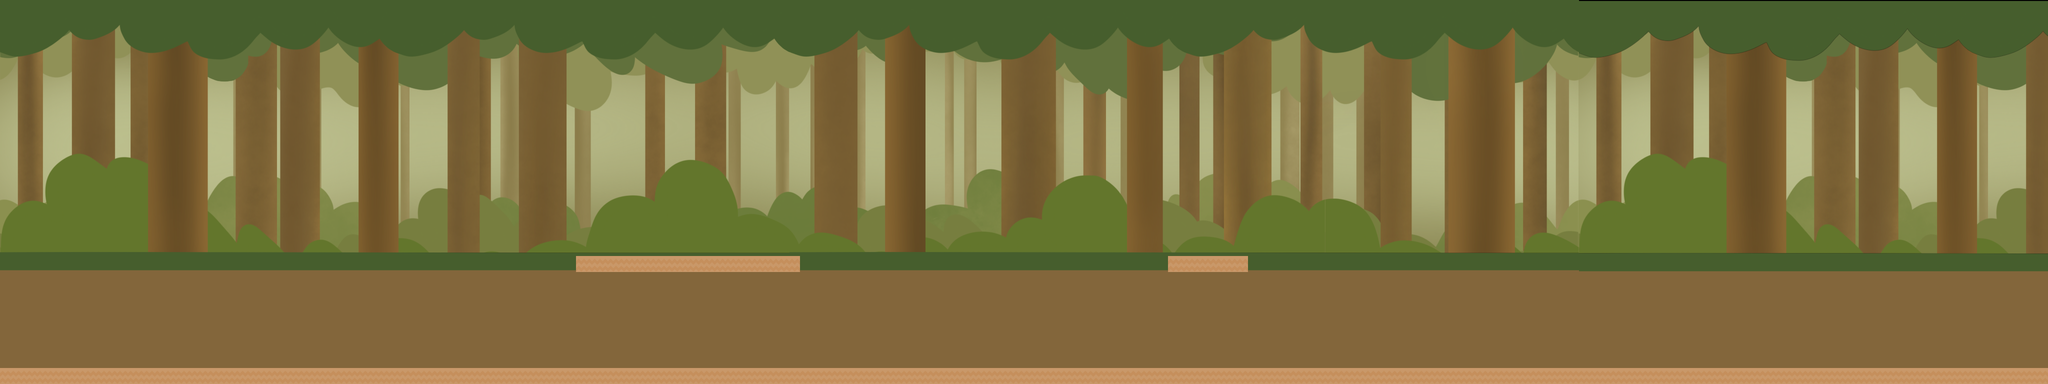

A level layout from a 2D game, rendered from its tile map. Below: a short description, then the map file with tile-grid data replaced by summaries:
An orthogonal 128x24 tile map with 32x32 px tiles, 1 tile layer (Tile Layer 1), 5 image layers and 63 objects (46x Coin, 7x Shooter, 3x Obstacle, 3x Barrier, 2x DoubleJump, ...).

<map version="1.5" tiledversion="1.7.2" orientation="orthogonal" renderorder="right-down" width="128" height="24" tilewidth="32" tileheight="32" infinite="0" nextlayerid="10" nextobjectid="118">
 <tileset firstgid="1" name="basicTiles" tilewidth="32" tileheight="32" tilecount="162" columns="18">
  <image source="basicTiles.png" width="576" height="288" />
 </tileset>
 <imagelayer id="2" name="Image Layer 1" offsetx="0" offsety="5.18528">
  <image source="backgroundForest.png" width="3157" height="768" />
 </imagelayer>
 <imagelayer id="3" name="Image Layer 2" offsetx="3157.83" offsety="5.18528">
  <image source="backgroundForest.png" width="3157" height="768" />
 </imagelayer>
 <imagelayer id="4" name="Image Layer 3">
  <image source="foregroundForest.png" width="1579" height="768" />
 </imagelayer>
 <imagelayer id="5" name="Image Layer 4" offsetx="1579.14" offsety="0.814722">
  <image source="foregroundForest.png" width="1579" height="768" />
 </imagelayer>
 <imagelayer id="6" name="Image Layer 5" offsetx="3158" offsety="2">
  <image source="foregroundForest.png" width="1579" height="768" />
 </imagelayer>
 <layer id="1" name="Tile Layer 1" width="128" height="24">
  <data>[3072 cells, 147 non-empty, 1 distinct tile ids]</data>
 </layer>
 <objectgroup id="7" name="Object Layer 1">
  <object id="50" name="shooter" type="Shooter" x="3140.55" y="226.121" width="176" height="112">
   <properties>
    <property name="shooterName" value="shooterForest" />
    <property name="shooterType" value="1" />
   </properties>
  </object>
  <object id="100" name="portal" type="Portal" x="3924.33" y="6" width="76.6667" height="690.667">
   <properties>
    <property name="nextLevel" value="lab" />
    <property name="portalName" value="portalForest" />
    <property name="portalType" type="int" value="1" />
   </properties>
  </object>
  <object id="104" name="Player" type="Player" x="90.0303" y="536" width="50" height="200" />
  <object id="107" name="shooter" type="Shooter" x="3149.33" y="534.667" width="176" height="112">
   <properties>
    <property name="shooterName" value="shooterForest" />
    <property name="shooterType" value="1" />
   </properties>
  </object>
  <object id="108" name="shooter" type="Shooter" x="3634.67" y="408" width="176" height="112">
   <properties>
    <property name="shooterName" value="shooterForest" />
    <property name="shooterType" value="1" />
   </properties>
  </object>
  <object id="109" name="shooter" type="Shooter" x="3604" y="109.333" width="176" height="112">
   <properties>
    <property name="shooterName" value="shooterForest" />
    <property name="shooterType" value="1" />
   </properties>
  </object>
  <object id="110" name="shooter" type="Shooter" x="598.667" y="341.333" width="176" height="112">
   <properties>
    <property name="shooterName" value="shooterForest" />
    <property name="shooterType" value="1" />
   </properties>
  </object>
  <object id="111" name="shooter" type="Shooter" x="740" y="150.667" width="176" height="112">
   <properties>
    <property name="shooterName" value="shooterForest" />
    <property name="shooterType" value="1" />
   </properties>
  </object>
  <object id="112" name="shooter" type="Shooter" x="753.333" y="556" width="176" height="112">
   <properties>
    <property name="shooterName" value="shooterForest" />
    <property name="shooterType" value="1" />
   </properties>
  </object>
  <object id="113" name="stump" type="Obstacle" x="944" y="604" width="100" height="100">
   <properties>
    <property name="obstacleType" type="int" value="0" />
   </properties>
  </object>
  <object id="115" name="fence" type="Obstacle" x="580" y="556" width="153" height="100">
   <properties>
    <property name="obstacleName" value="fence" />
    <property name="obstacleType" type="int" value="1" />
   </properties>
  </object>
  <object id="117" name="stump" type="Obstacle" x="1060.67" y="518" width="200" height="200">
   <properties>
    <property name="obstacleType" type="int" value="0" />
   </properties>
  </object>
 </objectgroup>
 <objectgroup id="8" name="Trap">
  <object id="7" name="forestBarrier" type="Barrier" x="384.667" y="0" width="140" height="680">
   <properties>
    <property name="barrierName" value="barrierForest" />
    <property name="barrierType" type="int" value="1" />
   </properties>
  </object>
  <object id="105" name="forestBarrier" type="Barrier" x="2044.33" y="0" width="140" height="680">
   <properties>
    <property name="barrierName" value="barrierForest" />
    <property name="barrierType" type="int" value="1" />
   </properties>
  </object>
  <object id="106" name="forestBarrier" type="Barrier" x="3435" y="0" width="140" height="680">
   <properties>
    <property name="barrierName" value="barrierForest" />
    <property name="barrierType" type="int" value="1" />
   </properties>
  </object>
 </objectgroup>
 <objectgroup id="9" name="Pickup">
  <!-- 48 objects omitted --></objectgroup>
</map>
<!-- 48 of 63 objects omitted -->
